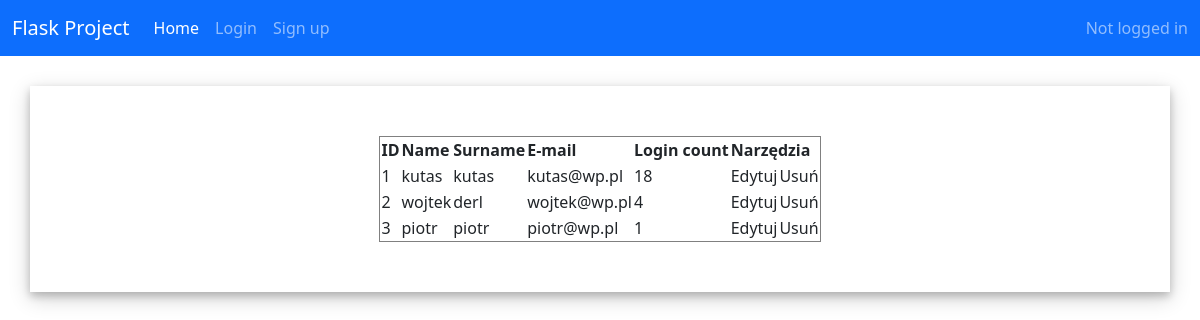
/admin, run on an earlier commit of the app's database.
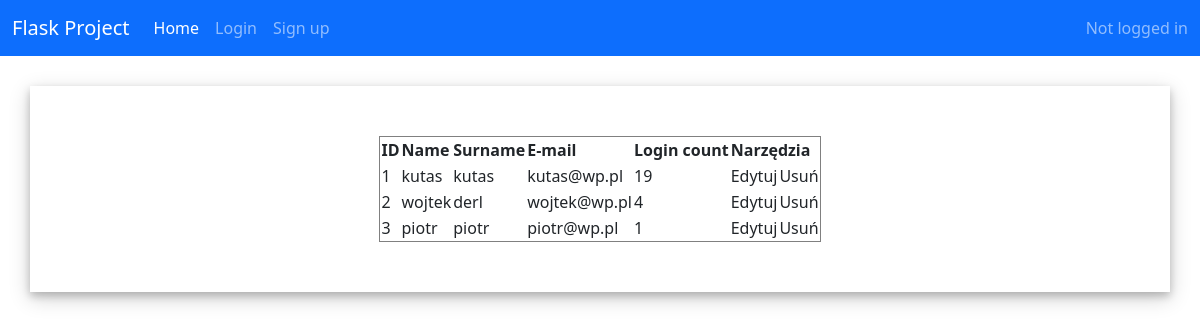
And on a later commit of the database.
### app.py (models this page shows)
class User(db.Model, UserMixin):
    id = db.Column(db.Integer, primary_key = True)
    email = db.Column(db.String(30), nullable=False, unique=True)
    name = db.Column(db.String(20), nullable=False)
    last_name = db.Column(db.String(20), nullable=False)
    password = db.Column(db.String(80), nullable=False)
    login_count = db.Column(db.Integer, nullable=False, default=0)
    isAdmin = db.Column(db.Boolean(), nullable=False, default=False)

### app.py (the view)
@app.route('/admin', methods=['GET', 'POST'])
def admin():
    all_users = User.query.all()
    return render_template('admin.html', users = all_users)

### templates/admin.html (shortened to what this page needs)
{% extends "base.html" %}
{% block content %}
<table border="1">
    <tr>
        <th>ID</th>
        <th>Name</th>
        <th>Surname</th>
        <th>E-mail</th>
        <th>Login count</th>
        <th colspan="2">Narzędzia</th>
      </tr>
    {% for user in users %}
    <tr>
    <td>{{ user.id }}</td>
    <td>{{ user.name }}</td>
    <td>{{ user.last_name }}</td>
    <td>{{ user.email }}</td>
    <td>{{ user.login_count }}</td>
    <td>Edytuj</td>
    <td>Usuń</td>
    </tr>
    {% endfor %}
</table>
{% endblock %}

### templates/base.html (shortened to what this page needs)
<!DOCTYPE html>
<html lang="pl">
  <head>
    {% block styles %}
    <link
      rel="stylesheet"
      href="{{url_for('.static', filename='styles/base.css')}}"
    />
    <link
      href="https://cdn.jsdelivr.net/npm/bootstrap@5.1.3/dist/css/bootstrap.min.css"
      rel="stylesheet"
    />
    {% endblock %}
  </head>
  <body>
    <nav class="navbar navbar-expand-lg navbar-dark bg-primary">
      <div class="container-fluid">
        <a class="navbar-brand" href="{{url_for('home')}}">Flask Project</a>
        <div class="collapse navbar-collapse" id="navbarText">
          <ul class="navbar-nav me-auto mb-2 mb-lg-0">
            <li class="nav-item">
              <a
                class="nav-link active"
                aria-current="page"
                href="{{url_for('home')}}"
                >Home</a
              >
            </li>
            <li class="nav-item">
              <a class="nav-link" href="{{url_for('login')}}">Login</a>
            </li>
            <li class="nav-item">
              <a class="nav-link" href="{{url_for('register')}}">Sign up</a>
            </li>
          </ul>
          <span class="navbar-text">
            {% if current_user.is_authenticated %} Logged as {{
            current_user.name }}
            </span>
            <span class="navbar-item">
              <ul class="navbar-nav me-auto mb-2 mb-lg-0">
                <li class="nav-item">
                  <a
                    class="nav-link active"
                    aria-current="page"
                    href="{{url_for('profile')}}"
                    >Profile</a
                  >
                </li>
              </ul>
            </span>
            <span class="navbar-item">
              <ul class="navbar-nav me-auto mb-2 mb-lg-0">
                <li class="nav-item">
                  <a
                    class="nav-link active"
                    aria-current="page"
                    href="{{url_for('logout')}}"
                    >Log out</a
                  >
                </li>
              </ul>
            </span>
            {% else %} Not logged in {% endif %}
          </span>
        </div>
      </div>
    </nav>
    <div class="container">{% block content %} {% endblock %}</div>
  </body>
</html>

### static/styles/base.css (style rules this page uses)
body { margin: 0; background-color: dimgrey; font-family: "Roboto", sans-serif; }
.container { margin-top: 30px; margin-left: auto; margin-right: auto; padding-top: 50px; padding-bottom: 50px; width: 960px; height: fit-content; display: flex; align-items: center; flex-direction: column; background-color: rgb(255, 255, 255); box-shadow: 0 4px 8px 0 rgba(0, 0, 0, 0.2), 0 6px 20px 0 rgba(0, 0, 0, 0.19); }

What changed in the data, as far as the page shows it:
changed User "kutas": login_count "18" → "19"
